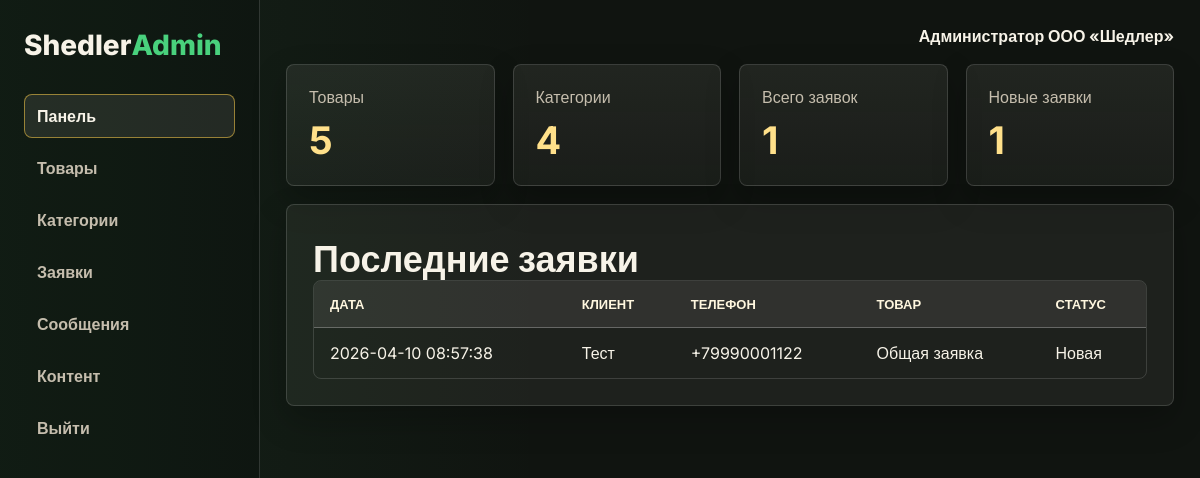
Screenshot of /admin (signed in) with the database file from the repository.
### tables this page shows
CREATE TABLE requests (
            id INTEGER PRIMARY KEY AUTOINCREMENT,
            product_id INTEGER,
            client_name TEXT NOT NULL,
            phone TEXT NOT NULL,
            email TEXT,
            message TEXT,
            status TEXT NOT NULL DEFAULT 'Новая',
            created_at TIMESTAMP DEFAULT CURRENT_TIMESTAMP,
            FOREIGN KEY (product_id) REFERENCES products(id)
        );

### app.py (the view)
@app.route("/admin")
@admin_required
def admin_dashboard():
    stats = {
        "products": query_db("SELECT COUNT(*) AS cnt FROM products", one=True)["cnt"],
        "requests": query_db("SELECT COUNT(*) AS cnt FROM requests", one=True)["cnt"],
        "new_requests": query_db("SELECT COUNT(*) AS cnt FROM requests WHERE status = 'Новая'", one=True)["cnt"],
        "categories": query_db("SELECT COUNT(*) AS cnt FROM categories", one=True)["cnt"],
    }
    last_requests = query_db(
        "SELECT r.*, p.name AS product_name FROM requests r LEFT JOIN products p ON p.id = r.product_id ORDER BY r.created_at DESC LIMIT 5"
    )
    return render_template("admin/dashboard.html", stats=stats, last_requests=last_requests)

### app.py (called while the page is built)
def get_db() -> sqlite3.Connection:
    if "db" not in g:
        g.db = sqlite3.connect(DATABASE)
        g.db.row_factory = sqlite3.Row
    return g.db

def query_db(query: str, params: tuple = (), one: bool = False) -> Any:
    cur = get_db().execute(query, params)
    rows = cur.fetchall()
    cur.close()
    return (rows[0] if rows else None) if one else rows

def admin_required(view):
    @wraps(view)
    def wrapped_view(**kwargs):
        if not session.get("admin_id"):
            return redirect(url_for("admin_login"))
        return view(**kwargs)
    return wrapped_view

def get_favorites() -> List[int]:
    return session.get("favorites", [])

@app.context_processor
def inject_globals() -> Dict[str, Any]:
    categories = query_db("SELECT * FROM categories ORDER BY name")
    favorites = get_favorites()
    compare = session.get("compare", [])
    return {
        "nav_categories": categories,
        "favorite_ids": favorites,
        "favorite_count": len(favorites),
        "compare_ids": compare,
        "compare_count": len(compare),
        "format_price": format_price,
    }

### templates/admin/dashboard.html (shortened to what this page needs)
{% extends 'admin/layout.html' %}
{% block content %}
<section class="admin-section">
  <div class="admin-stats">
    <div class="stat-card"><span>Товары</span><strong>{{ stats.products }}</strong></div>
    <div class="stat-card"><span>Категории</span><strong>{{ stats.categories }}</strong></div>
    <div class="stat-card"><span>Всего заявок</span><strong>{{ stats.requests }}</strong></div>
    <div class="stat-card"><span>Новые заявки</span><strong>{{ stats.new_requests }}</strong></div>
  </div>
</section>
<section class="admin-section">
  <div class="admin-card">
    <h2>Последние заявки</h2>
    <div class="table-wrap">
      <table class="admin-table">
        <thead><tr><th>Дата</th><th>Клиент</th><th>Телефон</th><th>Товар</th><th>Статус</th></tr></thead>
        <tbody>
          {% for item in last_requests %}
          <tr><td>{{ item.created_at }}</td><td>{{ item.client_name }}</td><td>{{ item.phone }}</td><td>{{ item.product_name or 'Общая заявка' }}</td><td>{{ item.status }}</td></tr>
          {% endfor %}
        </tbody>
      </table>
    </div>
  </div>
</section>
{% endblock %}

### static/css/styles.css (style rules this page uses)
:root { --bg: #101410; --bg-soft: #151a16; --panel: #1b211c; --panel-strong: #222a23; --surface: #f7f3e8; --surface-muted: #e6dfd0; --line: rgba(255, 255, 255, 0.14); --line-strong: rgba(255, 255, 255, 0.28); --text: #f7f3e8; --muted: #c5bdad; --ink: #17120b; --brand: #49d17d; --brand-strong: #23b766; --brand-deep: #0f8f55; --accent: #f7c948; --accent-strong: #f0a91e; --danger: #ef4444; --danger-strong: #dc2626; --info: #38bdf8; --warning: #f59e0b; --success: #22c55e; --radius: 8px; --glass: rgba(255, 255, 255, 0.08); --glass-strong: rgba(255, 255, 255, 0.12); --shadow: 0 24px 60px rgba(0, 0, 0, 0.34); --shadow-soft: 0 14px 34px rgba(0, 0, 0, 0.24); }
* { box-sizing: border-box; }
html { scroll-behavior: smooth; }
body { margin: 0; font-family: "Inter", Arial, sans-serif; background: radial-gradient(circle at top left, rgba(73, 209, 125, 0.18), transparent 34rem), radial-gradient(circle at 92% 12%, rgba(35, 183, 102, 0.12), transparent 28rem), linear-gradient(180deg, #101410 0%, #151a16 52%, #101410 100%); color: var(--text); }
.section-head h2, .content-card h2, .form-card h2, .admin-card h2 { margin: 8px 0 0; font-size: clamp(26px, 3vw, 36px); line-height: 1.15; }
.hero-card, .content-card, .form-card, .sidebar-card, .feature-box, .product-card, .admin-card, .stat-card, .solution-card, .benefit-card, .cta-banner, .cta-card, .request-note { background: rgba(247, 243, 232, 0.06); border: 1px solid var(--line); border-radius: var(--radius); box-shadow: var(--shadow-soft); }
.feature-box, .content-card, .sidebar-card, .admin-card { padding: 26px; }
.compare-table-wrap, .table-wrap { width: 100%; overflow-x: auto; border: 1px solid var(--line); border-radius: var(--radius); }
.compare-table, .admin-table { width: 100%; min-width: 720px; border-collapse: collapse; }
.compare-table th, .compare-table td, .admin-table th, .admin-table td { padding: 15px 16px; border-bottom: 1px solid var(--line); text-align: left; vertical-align: top; }
.compare-table th, .admin-table th { background: rgba(247, 243, 232, 0.08); color: #fff7df; font-size: 13px; font-weight: 850; text-transform: uppercase; }
.compare-table tbody tr:last-child td, .admin-table tbody tr:last-child td { border-bottom: 0; }
.admin-body { background: linear-gradient(90deg, rgba(73, 209, 125, 0.08), transparent 34rem), #101410; }
.admin-section { display: grid; gap: 18px; margin-bottom: 18px; }
.admin-stats { display: grid; grid-template-columns: repeat(4, minmax(0, 1fr)); gap: 18px; }
.stat-card { padding: 22px; background: linear-gradient(180deg, rgba(247, 243, 232, 0.08), rgba(247, 243, 232, 0.045)); }
.stat-card span { display: block; margin-bottom: 10px; color: var(--muted); }
.stat-card strong { color: #ffe08a; font-size: 38px; }

### rows the page displays
requests: created_at "2026-04-10 08:57:38", client_name "Тест", phone "+79990001122", product_name "Общая заявка", status "Новая"

### other values shown
{{ session.get('admin_name', 'Администратор') }} "Администратор ООО «Шедлер»"
{{ stats.products }} "5"
{{ stats.categories }} "4"
{{ stats.requests }} "1"
{{ stats.new_requests }} "1"
